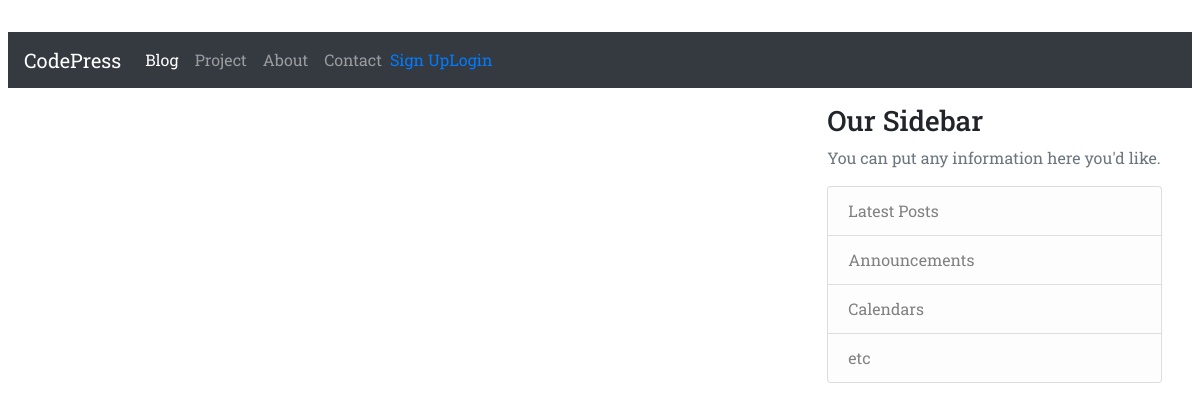
Before: /blog/VueJs with the older database file.
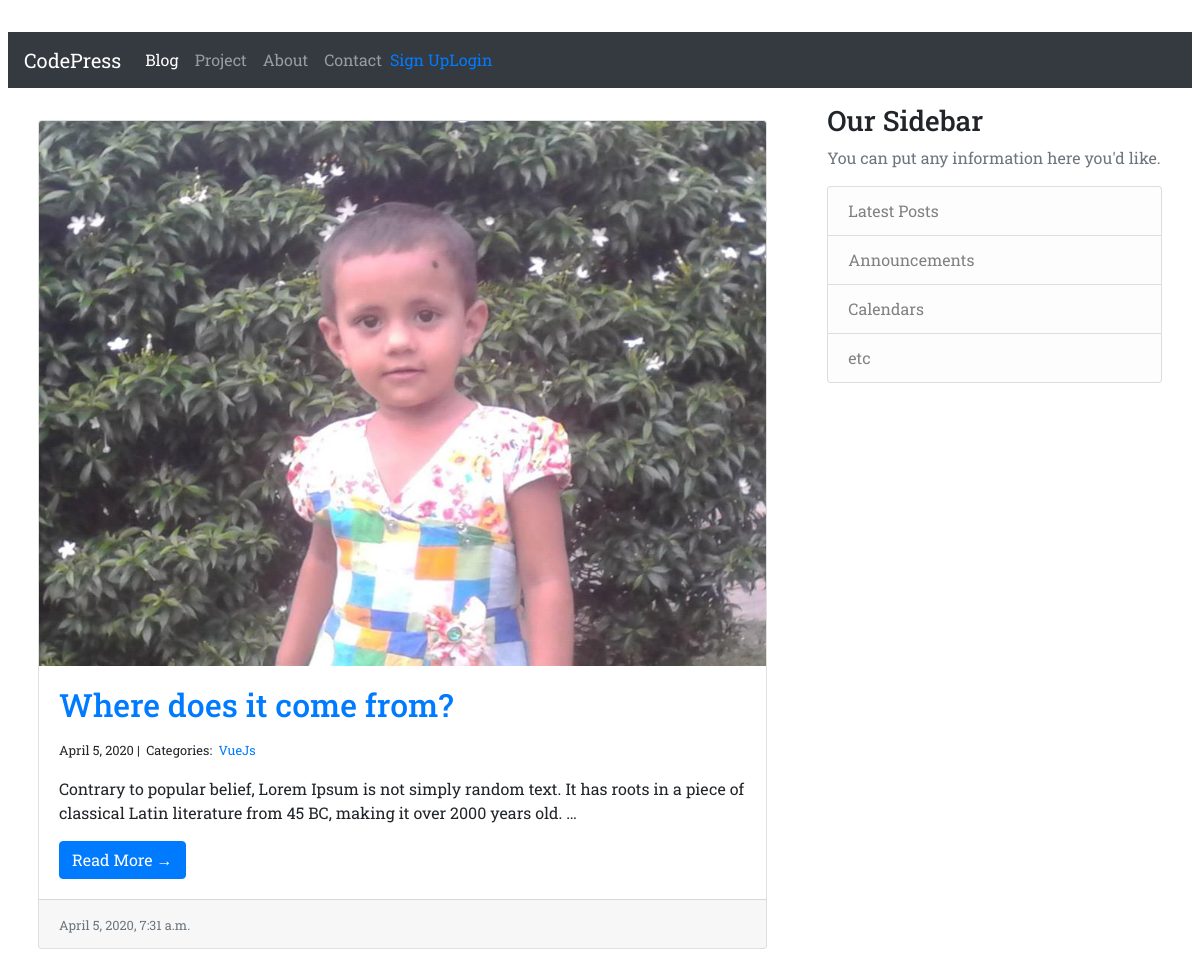
After: the same page with the newer database file.
### blog/models.py (models this page shows, shortened)
class Post(models.Model):
    main_image      = models.ImageField(upload_to='images/', blank=True)
    title           = models.CharField(max_length=255)
    slug            = models.SlugField(null=False, unique=True)
    body            = models.TextField()
    created_on      = models.DateTimeField(auto_now_add=True)
    status          = models.IntegerField(choices=STATUS, default=0)
    last_modified   = models.DateTimeField(auto_now=True)
    categories      = models.ManyToManyField('Category', related_name='posts')
    read_time       = models.IntegerField(default=0)
    number_of_views = models.IntegerField(default=0, null=True, blank=True)
    number_of_likes = models.IntegerField(default=0, null=True, blank=True)
    objects = models.Manager()
    class Meta:
        ordering = ['-created_on']

class Category(models.Model):
    name = models.CharField(max_length=20, db_index=True,unique=True)
    objects = models.Manager()

### blog/views.py (the view)
# urls.py: path('<category>', views.blog_category, name="blog_category"),
def blog_category(request, category):
    posts = Post.objects.filter(
        categories__name__contains=category
    ).order_by(
        '-created_on'
    )
    context = {
        'category': category,
        'posts': posts
    }
    return render(request, 'blog_category.html', context)

### blog/templatetags/markdown_extras.py (called while the page is built)
@register.filter()
@stringfilter
def markdown(value):
    return md.markdown(value, extensions=['markdown.extensions.fenced_code'])

### blog/templates/blog_category.html
{% extends "base.html" %}
{% load markdown_extras %}
{% block page_content %}
    <div class="container">
      <div class="row">
          <div class="col-md-12 mt-3 left">
            {% for post in posts %}
              <div class="card mb-4">
                {% if post.main_image %}
                  <img class="card-img-top" src="{{ post.main_image.url }}" />
                {% endif %}
                  <div class="card-body">
                      <h2 class="card-title"><a href="{% url 'blog_detail' post.slug %}">{{ post.title }}</a></h2>
                      <small>
                        {{ post.created_on.date }} |&nbsp;
                        Categories:&nbsp;
                        {% for category in post.categories.all %}
                        <a href="{% url 'blog_category' category.name %}">
                            {{ category.name }}
                        </a>&nbsp;
                        {% endfor %}
                      </small>
                      <p class="card-text">{{ post.body | markdown | safe | truncatewords:30 }}</p>
                      <a href="{% url 'blog_detail' post.slug %}" class="btn btn-primary">Read More &rarr;</a>
                  </div>
                  <div class="card-footer">
                    <small class="text-muted">{{ post.last_modified }}</small>
                  </div>
              </div>
              {% endfor %}
          </div>
      </div>
  </div>
{% endblock %}

Changed rows visible on the page:
now on this page (row edited): Post: main_image (picture), title "Where does it come from?", created_on "April 5, 2020", body "Contrary to popular belief, Lorem Ipsum is not simply random text. It has roots in a piece of classical Latin literature from 45 BC, making it over 2000 years old. …", last_modified "April 5, 2020, 7:31 a.m."
now on this page (row edited): Category: name "VueJs"
